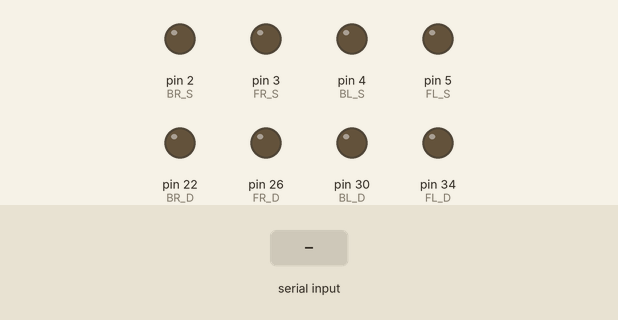
A sketch run on a simulated Arduino Mega 2560, built with avr-gcc and run on an emulated ATmega2560. On the bench: output pins drawn as LEDs (lit = HIGH). The test bench sets the inputs (shaded band). What the sketch prints to the serial monitor is not drawn.

Above: at 1.2 s.
1.3 s: "90,45\n" received over Serial
At 2.7 s:
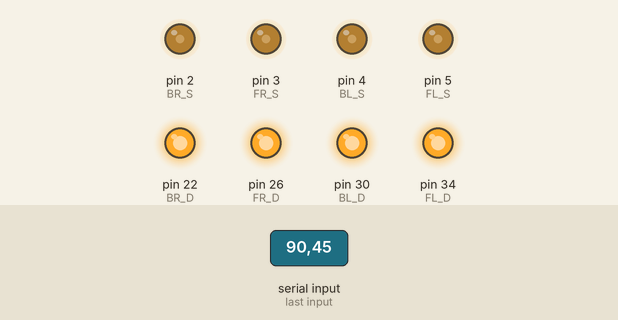
4.3 s: "200\n" received over Serial
At 5.7 s:
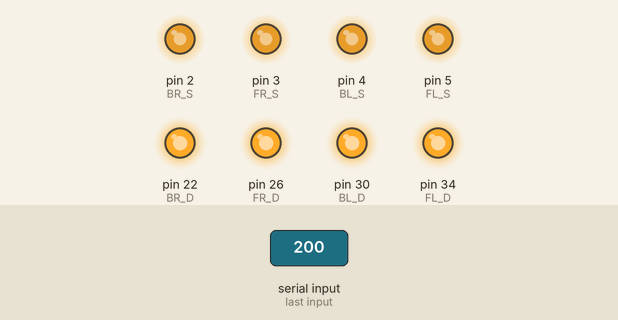
6.8 s: "30,150\n" received over Serial
At 8.5 s:
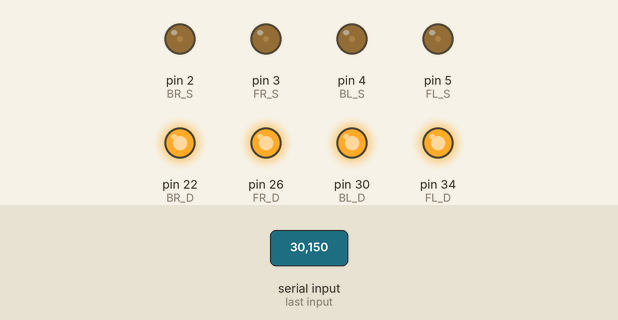
9.8 s: "90\n" received over Serial
At 12.7 s:
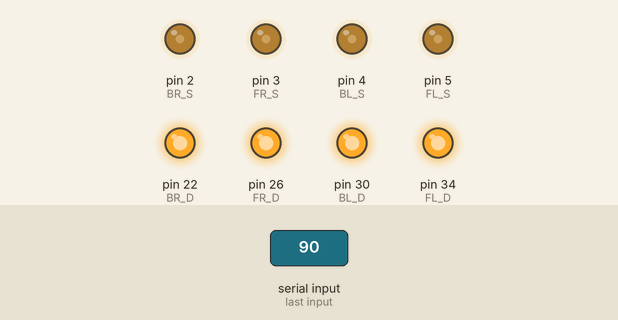
Timing chart, 0 to 15.8 s (numbered marks = the images above; inputs shaded):
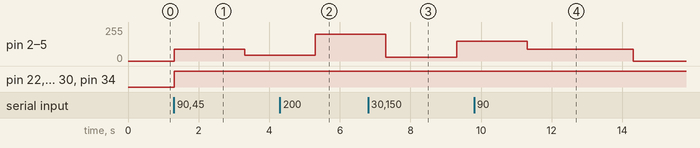

The sketch:

PWM_0-255_input.ino
```cpp
#define  BR_S 2
#define  BR_D 22
#define  FR_S 3
#define  FR_D 26
#define  BL_S 4
#define  BL_D 30
#define  FL_S 5
#define  FL_D 34

int spd = 0;

void setup()
{
  pinMode(22,OUTPUT);
  pinMode(26,OUTPUT);
  pinMode(30,OUTPUT);
  pinMode(34,OUTPUT);
  analogWrite(BR_S, 0);   //PWM Speed Control
  analogWrite(FR_S, 0);   //PWM Speed Control
  analogWrite(BL_S, 0);   //PWM Speed Control
  analogWrite(FL_S, 0);   //PWM Speed Control

  Serial.begin(9600);

  while (! Serial);

  Serial.println("Speed 0 to 255");
}


void loop()
{
  if (Serial.available())
  {
    int spd = Serial.parseInt();
    if (spd >= 0 && spd <= 255)
    {
    digitalWrite(BR_D, HIGH);
    digitalWrite(FR_D, HIGH);
    digitalWrite(BL_D, HIGH);
    digitalWrite(FL_D, HIGH);

    analogWrite(BR_S, spd);
    analogWrite(FR_S, spd);
    analogWrite(BL_S, spd);
    analogWrite(FL_S, spd);

    delay(2000);
    }
  }
}
```

Measured:
- after the input at 1.3 s, pin 2 (BR_S), pin 3 (FR_S), pin 4 (BL_S), pin 5 (FL_S): 0/255 → 90/255 at once, → 45/255 2.0 s later; pin 22 (BR_D), pin 26 (FR_D), pin 30 (BL_D), pin 34 (FL_D): LOW → HIGH at once
- after the input at 4.3 s, pin 2 (BR_S), pin 3 (FR_S), pin 4 (BL_S), pin 5 (FL_S): 45/255 → 200/255 after 1.0 s
- after the input at 6.8 s, pin 2 (BR_S), pin 3 (FR_S), pin 4 (BL_S), pin 5 (FL_S): 200/255 → 30/255 after 0.50 s, → 150/255 2.0 s later
- after the input at 9.8 s, pin 2 (BR_S), pin 3 (FR_S), pin 4 (BL_S), pin 5 (FL_S): 150/255 → 90/255 after 1.5 s, → 0/255 3.0 s later
